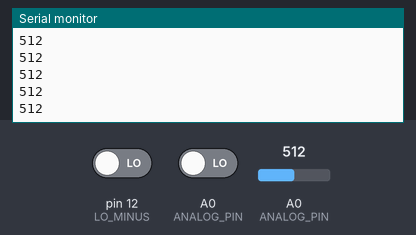
Recording of a sketch running on a simulated Arduino Uno, built with avr-gcc and run on an emulated ATmega328P. Shown: the last lines printed to the serial monitor. The inputs (shaded band) are chosen by the test bench; at power-on: A0 (ANALOG_PIN) = 512, pin 12 (LO_MINUS) LOW, A0 (ANALOG_PIN) LOW.

Above: at 1.2 s.
1.3 s: A0 (ANALOG_PIN) set to 716
At 2.2 s:
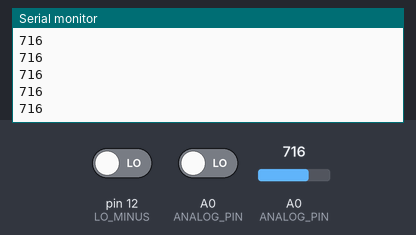
2.8 s: pin 12 (LO_MINUS) driven HIGH
At 3.9 s:
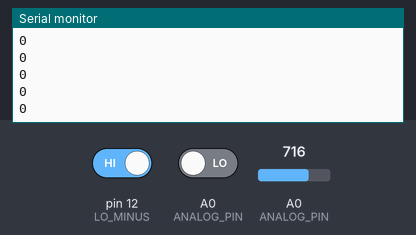
Timing chart, 0 to 5.8 s (numbered marks = the images above; inputs shaded):
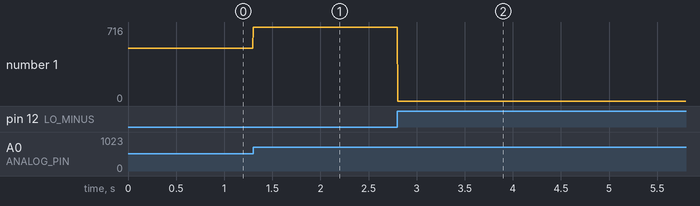

The sketch:

ecg_with_oled.ino
```cpp
#define ANALOG_PIN A0
#define LO_PLUS    14  // GPIO14 = D5 on Wemos
#define LO_MINUS   12  // GPIO12 = D6 on Wemos

void setup() {
  // Serial communication at high baud rate for smooth plotting
  Serial.begin(115200);

  // Configure Leads-Off detection pins
  pinMode(LO_PLUS, INPUT);
  pinMode(LO_MINUS, INPUT);
}

void loop() {
  // Check if electrodes are disconnected
  if ((digitalRead(LO_PLUS) == 1) || (digitalRead(LO_MINUS) == 1)) {
    // Lead disconnected signal
    Serial.println(0);
  } else {
    // Read and print analog raw signal (0 - 1023)
    int ecgValue = analogRead(ANALOG_PIN);
    Serial.println(ecgValue);
  }

  // Sampling rate adjustment (~200Hz sampling rate)
  delay(5);
}
```

Measured:
- after the input at 1.3 s, the serial monitor: prints a new line at once (image 1)
- after the input at 2.8 s, the serial monitor: prints a new line at once (image 2)
- plotted number 1: 512 → 716 after the input at 1.3 s, 716 → 0 after the input at 2.8 s
